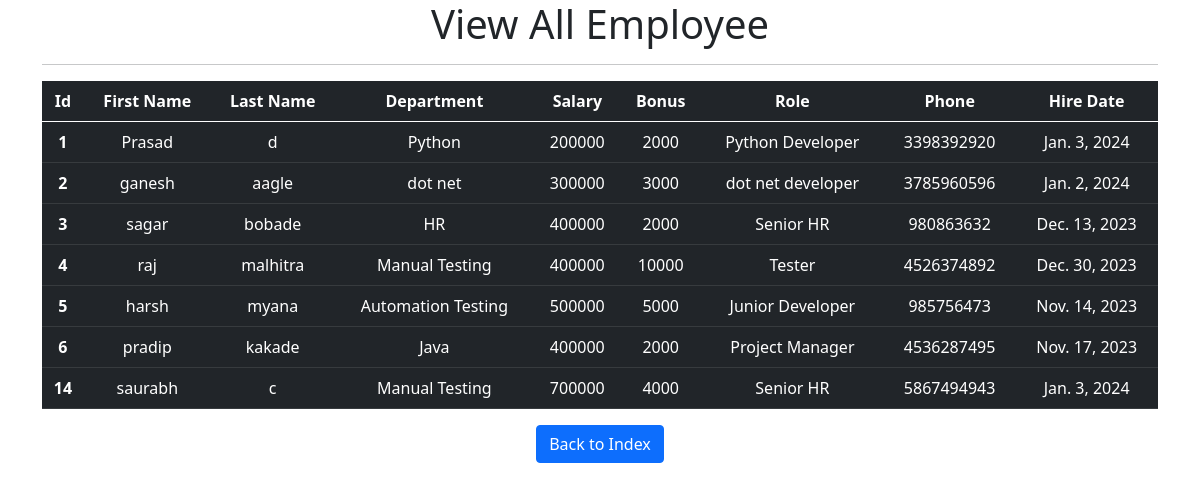
The page /view_all_emp on the database its author committed.
### employee/models.py (models this page shows, shortened)
class Employee(models.Model):
    first_name=models.CharField(max_length=80,null=False)
    last_name=models.CharField(max_length=80)
    dept=models.ForeignKey(Department, on_delete=models.CASCADE)
    salary=models.IntegerField(default=0)
    bonus=models.IntegerField(default=0)
    role=models.ForeignKey(Role, on_delete=models.CASCADE)
    phone=models.IntegerField(default=0)
    hire_date=models.DateField(auto_now=False, auto_now_add=False)

class Department(models.Model):
    name=models.CharField(max_length=80,null=False)
    location=models.CharField(max_length=80)

class Role(models.Model):
    name=models.CharField(max_length=80,null=False)

### employee/views.py (the view)
# urls.py: path('view_all_emp', views.all_emp, name='view_all_emp'),
def all_emp(request):
    emps=Employee.objects.all()
    return render(request,'employee/view_all_emp.html',{'employee':emps})

### employee/templates/employee/view_all_emp.html (shortened to what this page needs)
<!doctype html>
<html lang="en">
  <head>
    <link href="https://cdn.jsdelivr.net/npm/bootstrap@5.0.2/dist/css/bootstrap.min.css" rel="stylesheet">
  </head>
  <body>
    <div class="container text-center ">
        <h1 class='text-center'>View All Employee</h1>
        <hr>
        <table class="table table-dark table-hover">
          <thead>
            <tr>
              <th scope="col">Id</th>
              <th scope="col">First Name</th>
              <th scope="col">Last Name</th>
              <th scope="col">Department</th>
              <th scope="col">Salary</th>
              <th scope="col">Bonus</th>
              <th scope="col">Role</th>
              <th scope="col">Phone</th>
              <th scope="col">Hire Date</th>
            </tr>
          </thead>
          <tbody>
            {% for emp in employee %}
            <tr>
              <th scope="row">{{emp.id}}</th>
              <td>{{emp.first_name}}</td>
              <td>{{emp.last_name}}</td>
              <td>{{emp.dept.name}}</td>
              <td>{{emp.salary}}</td>
              <td>{{emp.bonus}}</td>
              <td>{{emp.role.name}}</td>
              <td>{{emp.phone}}</td>
              <td>{{emp.hire_date}}</td>
            </tr>
            {% endfor %}
          </tbody>
        </table>
        <a class="btn btn-primary" href="/" role="button">Back to Index</a>
    </div>
  </body>
</html>

### rows shown on the page
Employee: id "1", first_name "Prasad", last_name "d", dept.name "Python", salary "200000", bonus "2000", role.name "Python Developer", phone "3398392920", hire_date "Jan. 3, 2024"
Employee: id "2", first_name "ganesh", last_name "aagle", dept.name "dot net", salary "300000", bonus "3000", role.name "dot net developer", phone "3785960596", hire_date "Jan. 2, 2024"
Employee: id "3", first_name "sagar", last_name "bobade", dept.name "HR", salary "400000", bonus "2000", role.name "Senior HR", phone "980863632", hire_date "Dec. 13, 2023"
Employee: id "4", first_name "raj", last_name "malhitra", dept.name "Manual Testing", salary "400000", bonus "10000", role.name "Tester", phone "4526374892", hire_date "Dec. 30, 2023"
Employee: id "5", first_name "harsh", last_name "myana", dept.name "Automation Testing", salary "500000", bonus "5000", role.name "Junior Developer", phone "985756473", hire_date "Nov. 14, 2023"
Employee: id "6", first_name "pradip", last_name "kakade", dept.name "Java", salary "400000", bonus "2000", role.name "Project Manager", phone "4536287495", hire_date "Nov. 17, 2023"
Employee: id "14", first_name "saurabh", last_name "c", dept.name "Manual Testing", salary "700000", bonus "4000", role.name "Senior HR", phone "5867494943", hire_date "Jan. 3, 2024"
